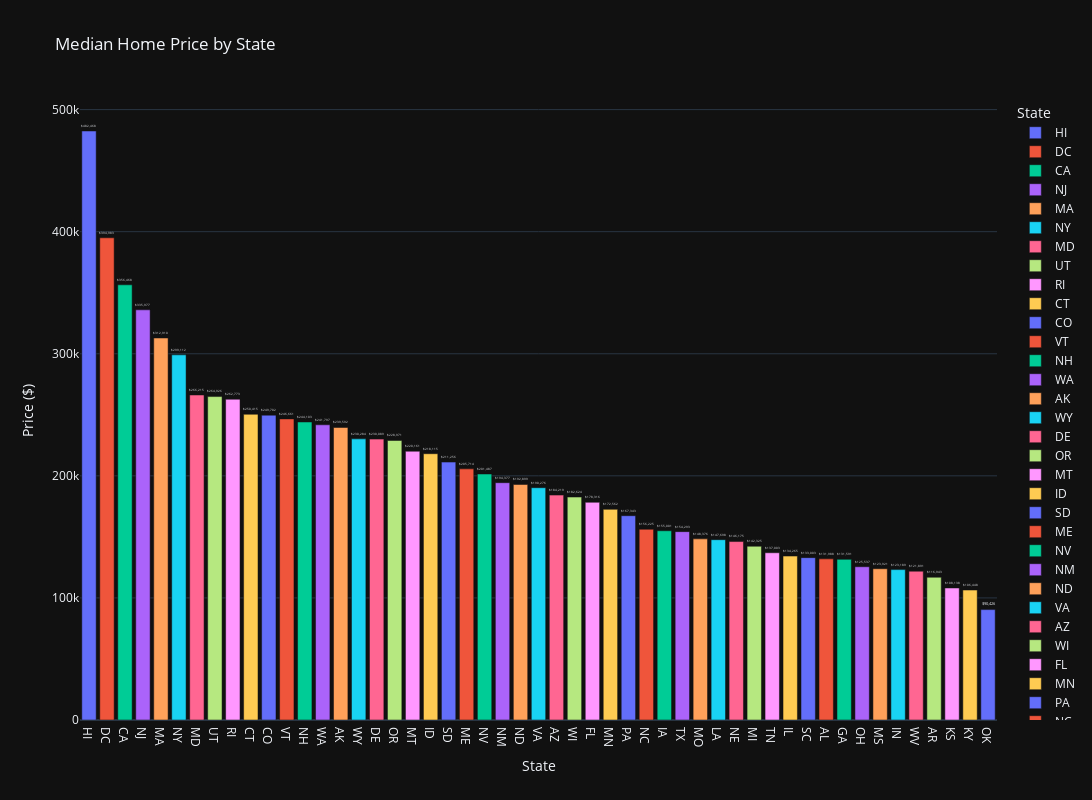

The notebook cell saved with this chart:
### Markdown cell above
### Bar Chart

### Code cell
#create bar plot
fig = px.bar(stateMedian, 
             x='StateName', 
             y='Price', 
             text='Price',  # Display price on bars
             color='StateName',  # Different colors for each state
             labels={'StateName': 'State', 'Price': 'Median Home Price'},
             title='Median Home Price by State',
             template='plotly_dark')

# Format text on bars
fig.update_traces(texttemplate='$%{text:,.0f}', textposition='outside')

# Adjust layout
fig.update_layout(
    xaxis_title='State',
    yaxis_title='Price ($)',
    width=1200,
    height=800
)

fig.show()

### Figure 1 — Plotly figure (JSON) as saved in the notebook; plotly's stock layout.template omitted (floating-point values rounded to 4 significant figures)
{"data": [{"hovertemplate": "State=%{x}<br>Median Home Price=%{text}<extra></extra>", "legendgroup": "HI", "marker": {"color": "#636efa", "pattern": {"shape": ""}}, "name": "HI", "orientation": "v", "showlegend": true, "text": [482500.0], "textposition": "outside", "texttemplate": "$%{text:,.0f}", "type": "bar", "x": ["HI"], "xaxis": "x", "y": [482500.0], "yaxis": "y"}, {"hovertemplate": "State=%{x}<br>Median Home Price=%{text}<extra></extra>", "legendgroup": "DC", "marker": {"color": "#EF553B", "pattern": {"shape": ""}}, "name": "DC", "orientation": "v", "showlegend": true, "text": [395000.0], "textposition": "outside", "texttemplate": "$%{text:,.0f}", "type": "bar", "x": ["DC"], "xaxis": "x", "y": [395000.0], "yaxis": "y"}, {"hovertemplate": "State=%{x}<br>Median Home Price=%{text}<extra></extra>", "legendgroup": "CA", "marker": {"color": "#00cc96", "pattern": {"shape": ""}}, "name": "CA", "orientation": "v", "showlegend": true, "text": [356500.0], "textposition": "outside", "texttemplate": "$%{text:,.0f}", "type": "bar", "x": ["CA"], "xaxis": "x", "y": [356500.0], "yaxis": "y"}, {"hovertemplate": "State=%{x}<br>Median Home Price=%{text}<extra></extra>", "legendgroup": "NJ", "marker": {"color": "#ab63fa", "pattern": {"shape": ""}}, "name": "NJ", "orientation": "v", "showlegend": true, "text": [336000.0], "textposition": "outside", "texttemplate": "$%{text:,.0f}", "type": "bar", "x": ["NJ"], "xaxis": "x", "y": [336000.0], "yaxis": "y"}, {"hovertemplate": "State=%{x}<br>Median Home Price=%{text}<extra></extra>", "legendgroup": "MA", "marker": {"color": "#FFA15A", "pattern": {"shape": ""}}, "name": "MA", "orientation": "v", "showlegend": true, "text": [312900.0], "textposition": "outside", "texttemplate": "$%{text:,.0f}", "type": "bar", "x": ["MA"], "xaxis": "x", "y": [312900.0], "yaxis": "y"}, {"hovertemplate": "State=%{x}<br>Median Home Price=%{text}<extra></extra>", "legendgroup": "NY", "marker": {"color": "#19d3f3", "pattern": {"shape": ""}}, "name": "NY", "orientation": "v", "showlegend": true, "text": [299100.0], "textposition": "outside", "texttemplate": "$%{text:,.0f}", "type": "bar", "x": ["NY"], "xaxis": "x", "y": [299100.0], "yaxis": "y"}, {"hovertemplate": "State=%{x}<br>Median Home Price=%{text}<extra></extra>", "legendgroup": "MD", "marker": {"color": "#FF6692", "pattern": {"shape": ""}}, "name": "MD", "orientation": "v", "showlegend": true, "text": [266200.0], "textposition": "outside", "texttemplate": "$%{text:,.0f}", "type": "bar", "x": ["MD"], "xaxis": "x", "y": [266200.0], "yaxis": "y"}, {"hovertemplate": "State=%{x}<br>Median Home Price=%{text}<extra></extra>", "legendgroup": "UT", "marker": {"color": "#B6E880", "pattern": {"shape": ""}}, "name": "UT", "orientation": "v", "showlegend": true, "text": [264900.0], "textposition": "outside", "texttemplate": "$%{text:,.0f}", "type": "bar", "x": ["UT"], "xaxis": "x", "y": [264900.0], "yaxis": "y"}, {"hovertemplate": "State=%{x}<br>Median Home Price=%{text}<extra></extra>", "legendgroup": "RI", "marker": {"color": "#FF97FF", "pattern": {"shape": ""}}, "name": "RI", "orientation": "v", "showlegend": true, "text": [262800.0], "textposition": "outside", "texttemplate": "$%{text:,.0f}", "type": "bar", "x": ["RI"], "xaxis": "x", "y": [262800.0], "yaxis": "y"}, {"hovertemplate": "State=%{x}<br>Median Home Price=%{text}<extra></extra>", "legendgroup": "CT", "marker": {"color": "#FECB52", "pattern": {"shape": ""}}, "name": "CT", "orientation": "v", "showlegend": true, "text": [250400.0], "textposition": "outside", "texttemplate": "$%{text:,.0f}", "type": "bar", "x": ["CT"], "xaxis": "x", "y": [250400.0], "yaxis": "y"}, {"hovertemplate": "State=%{x}<br>Median Home Price=%{text}<extra></extra>", "legendgroup": "CO", "marker": {"color": "#636efa", "pattern": {"shape": ""}}, "name": "CO", "orientation": "v", "showlegend": true, "text": [249700.0], "textposition": "outside", "texttemplate": "$%{text:,.0f}", "type": "bar", "x": ["CO"], "xaxis": "x", "y": [249700.0], "yaxis": "y"}, {"hovertemplate": "State=%{x}<br>Median Home Price=%{text}<extra></extra>", "legendgroup": "VT", "marker": {"color": "#EF553B", "pattern": {"shape": ""}}, "name": "VT", "orientation": "v", "showlegend": true, "text": [246700.0], "textposition": "outside", "texttemplate": "$%{text:,.0f}", "type": "bar", "x": ["VT"], "xaxis": "x", "y": [246700.0], "yaxis": "y"}, {"hovertemplate": "State=%{x}<br>Median Home Price=%{text}<extra></extra>", "legendgroup": "NH", "marker": {"color": "#00cc96", "pattern": {"shape": ""}}, "name": "NH", "orientation": "v", "showlegend": true, "text": [244100.0], "textposition": "outside", "texttemplate": "$%{text:,.0f}", "type": "bar", "x": ["NH"], "xaxis": "x", "y": [244100.0], "yaxis": "y"}, {"hovertemplate": "State=%{x}<br>Median Home Price=%{text}<extra></extra>", "legendgroup": "WA", "marker": {"color": "#ab63fa", "pattern": {"shape": ""}}, "name": "WA", "orientation": "v", "showlegend": true, "text": [241800.0], "textposition": "outside", "texttemplate": "$%{text:,.0f}", "type": "bar", "x": ["WA"], "xaxis": "x", "y": [241800.0], "yaxis": "y"}, {"hovertemplate": "State=%{x}<br>Median Home Price=%{text}<extra></extra>", "legendgroup": "AK", "marker": {"color": "#FFA15A", "pattern": {"shape": ""}}, "name": "AK", "orientation": "v", "showlegend": true, "text": [239600.0], "textposition": "outside", "texttemplate": "$%{text:,.0f}", "type": "bar", "x": ["AK"], "xaxis": "x", "y": [239600.0], "yaxis": "y"}, {"hovertemplate": "State=%{x}<br>Median Home Price=%{text}<extra></extra>", "legendgroup": "WY", "marker": {"color": "#19d3f3", "pattern": {"shape": ""}}, "name": "WY", "orientation": "v", "showlegend": true, "text": [230300.0], "textposition": "outside", "texttemplate": "$%{text:,.0f}", "type": "bar", "x": ["WY"], "xaxis": "x", "y": [230300.0], "yaxis": "y"}, {"hovertemplate": "State=%{x}<br>Median Home Price=%{text}<extra></extra>", "legendgroup": "DE", "marker": {"color": "#FF6692", "pattern": {"shape": ""}}, "name": "DE", "orientation": "v", "showlegend": true, "text": [230100.0], "textposition": "outside", "texttemplate": "$%{text:,.0f}", "type": "bar", "x": ["DE"], "xaxis": "x", "y": [230100.0], "yaxis": "y"}, {"hovertemplate": "State=%{x}<br>Median Home Price=%{text}<extra></extra>", "legendgroup": "OR", "marker": {"color": "#B6E880", "pattern": {"shape": ""}}, "name": "OR", "orientation": "v", "showlegend": true, "text": [229000.0], "textposition": "outside", "texttemplate": "$%{text:,.0f}", "type": "bar", "x": ["OR"], "xaxis": "x", "y": [229000.0], "yaxis": "y"}, {"hovertemplate": "State=%{x}<br>Median Home Price=%{text}<extra></extra>", "legendgroup": "MT", "marker": {"color": "#FF97FF", "pattern": {"shape": ""}}, "name": "MT", "orientation": "v", "showlegend": true, "text": [220200.0], "textposition": "outside", "texttemplate": "$%{text:,.0f}", "type": "bar", "x": ["MT"], "xaxis": "x", "y": [220200.0], "yaxis": "y"}, {"hovertemplate": "State=%{x}<br>Median Home Price=%{text}<extra></extra>", "legendgroup": "ID", "marker": {"color": "#FECB52", "pattern": {"shape": ""}}, "name": "ID", "orientation": "v", "showlegend": true, "text": [218100.0], "textposition": "outside", "texttemplate": "$%{text:,.0f}", "type": "bar", "x": ["ID"], "xaxis": "x", "y": [218100.0], "yaxis": "y"}, {"hovertemplate": "State=%{x}<br>Median Home Price=%{text}<extra></extra>", "legendgroup": "SD", "marker": {"color": "#636efa", "pattern": {"shape": ""}}, "name": "SD", "orientation": "v", "showlegend": true, "text": [211300.0], "textposition": "outside", "texttemplate": "$%{text:,.0f}", "type": "bar", "x": ["SD"], "xaxis": "x", "y": [211300.0], "yaxis": "y"}, {"hovertemplate": "State=%{x}<br>Median Home Price=%{text}<extra></extra>", "legendgroup": "ME", "marker": {"color": "#EF553B", "pattern": {"shape": ""}}, "name": "ME", "orientation": "v", "showlegend": true, "text": [205700.0], "textposition": "outside", "texttemplate": "$%{text:,.0f}", "type": "bar", "x": ["ME"], "xaxis": "x", "y": [205700.0], "yaxis": "y"}, {"hovertemplate": "State=%{x}<br>Median Home Price=%{text}<extra></extra>", "legendgroup": "NV", "marker": {"color": "#00cc96", "pattern": {"shape": ""}}, "name": "NV", "orientation": "v", "showlegend": true, "text": [201500.0], "textposition": "outside", "texttemplate": "$%{text:,.0f}", "type": "bar", "x": ["NV"], "xaxis": "x", "y": [201500.0], "yaxis": "y"}, {"hovertemplate": "State=%{x}<br>Median Home Price=%{text}<extra></extra>", "legendgroup": "NM", "marker": {"color": "#ab63fa", "pattern": {"shape": ""}}, "name": "NM", "orientation": "v", "showlegend": true, "text": [194400.0], "textposition": "outside", "texttemplate": "$%{text:,.0f}", "type": "bar", "x": ["NM"], "xaxis": "x", "y": [194400.0], "yaxis": "y"}, {"hovertemplate": "State=%{x}<br>Median Home Price=%{text}<extra></extra>", "legendgroup": "ND", "marker": {"color": "#FFA15A", "pattern": {"shape": ""}}, "name": "ND", "orientation": "v", "showlegend": true, "text": [192900.0], "textposition": "outside", "texttemplate": "$%{text:,.0f}", "type": "bar", "x": ["ND"], "xaxis": "x", "y": [192900.0], "yaxis": "y"}, {"hovertemplate": "State=%{x}<br>Median Home Price=%{text}<extra></extra>", "legendgroup": "VA", "marker": {"color": "#19d3f3", "pattern": {"shape": ""}}, "name": "VA", "orientation": "v", "showlegend": true, "text": [190300.0], "textposition": "outside", "texttemplate": "$%{text:,.0f}", "type": "bar", "x": ["VA"], "xaxis": "x", "y": [190300.0], "yaxis": "y"}, {"hovertemplate": "State=%{x}<br>Median Home Price=%{text}<extra></extra>", "legendgroup": "AZ", "marker": {"color": "#FF6692", "pattern": {"shape": ""}}, "name": "AZ", "orientation": "v", "showlegend": true, "text": [184200.0], "textposition": "outside", "texttemplate": "$%{text:,.0f}", "type": "bar", "x": ["AZ"], "xaxis": "x", "y": [184200.0], "yaxis": "y"}, {"hovertemplate": "State=%{x}<br>Median Home Price=%{text}<extra></extra>", "legendgroup": "WI", "marker": {"color": "#B6E880", "pattern": {"shape": ""}}, "name": "WI", "orientation": "v", "showlegend": true, "text": [182600.0], "textposition": "outside", "texttemplate": "$%{text:,.0f}", "type": "bar", "x": ["WI"], "xaxis": "x", "y": [182600.0], "yaxis": "y"}, {"hovertemplate": "State=%{x}<br>Median Home Price=%{text}<extra></extra>", "legendgroup": "FL", "marker": {"color": "#FF97FF", "pattern": {"shape": ""}}, "name": "FL", "orientation": "v", "showlegend": true, "text": [178300.0], "textposition": "outside", "texttemplate": "$%{text:,.0f}", "type": "bar", "x": ["FL"], "xaxis": "x", "y": [178300.0], "yaxis": "y"}, {"hovertemplate": "State=%{x}<br>Median Home Price=%{text}<extra></extra>", "legendgroup": "MN", "marker": {"color": "#FECB52", "pattern": {"shape": ""}}, "name": "MN", "orientation": "v", "showlegend": true, "text": [172600.0], "textposition": "outside", "texttemplate": "$%{text:,.0f}", "type": "bar", "x": ["MN"], "xaxis": "x", "y": [172600.0], "yaxis": "y"}, {"hovertemplate": "State=%{x}<br>Median Home Price=%{text}<extra></extra>", "legendgroup": "PA", "marker": {"color": "#636efa", "pattern": {"shape": ""}}, "name": "PA", "orientation": "v", "showlegend": true, "text": [167300.0], "textposition": "outside", "texttemplate": "$%{text:,.0f}", "type": "bar", "x": ["PA"], "xaxis": "x", "y": [167300.0], "yaxis": "y"}, {"hovertemplate": "State=%{x}<br>Median Home Price=%{text}<extra></extra>", "legendgroup": "NC", "marker": {"color": "#EF553B", "pattern": {"shape": ""}}, "name": "NC", "orientation": "v", "showlegend": true, "text": [156200.0], "textposition": "outside", "texttemplate": "$%{text:,.0f}", "type": "bar", "x": ["NC"], "xaxis": "x", "y": [156200.0], "yaxis": "y"}, {"hovertemplate": "State=%{x}<br>Median Home Price=%{text}<extra></extra>", "legendgroup": "IA", "marker": {"color": "#00cc96", "pattern": {"shape": ""}}, "name": "IA", "orientation": "v", "showlegend": true, "text": [155000.0], "textposition": "outside", "texttemplate": "$%{text:,.0f}", "type": "bar", "x": ["IA"], "xaxis": "x", "y": [155000.0], "yaxis": "y"}, {"hovertemplate": "State=%{x}<br>Median Home Price=%{text}<extra></extra>", "legendgroup": "TX", "marker": {"color": "#ab63fa", "pattern": {"shape": ""}}, "name": "TX", "orientation": "v", "showlegend": true, "text": [154300.0], "textposition": "outside", "texttemplate": "$%{text:,.0f}", "type": "bar", "x": ["TX"], "xaxis": "x", "y": [154300.0], "yaxis": "y"}, {"hovertemplate": "State=%{x}<br>Median Home Price=%{text}<extra></extra>", "legendgroup": "MO", "marker": {"color": "#FFA15A", "pattern": {"shape": ""}}, "name": "MO", "orientation": "v", "showlegend": true, "text": [148400.0], "textposition": "outside", "texttemplate": "$%{text:,.0f}", "type": "bar", "x": ["MO"], "xaxis": "x", "y": [148400.0], "yaxis": "y"}, {"hovertemplate": "State=%{x}<br>Median Home Price=%{text}<extra></extra>", "legendgroup": "LA", "marker": {"color": "#19d3f3", "pattern": {"shape": ""}}, "name": "LA", "orientation": "v", "showlegend": true, "text": [147700.0], "textposition": "outside", "texttemplate": "$%{text:,.0f}", "type": "bar", "x": ["LA"], "xaxis": "x", "y": [147700.0], "yaxis": "y"}, {"hovertemplate": "State=%{x}<br>Median Home Price=%{text}<extra></extra>", "legendgroup": "NE", "marker": {"color": "#FF6692", "pattern": {"shape": ""}}, "name": "NE", "orientation": "v", "showlegend": true, "text": [146200.0], "textposition": "outside", "texttemplate": "$%{text:,.0f}", "type": "bar", "x": ["NE"], "xaxis": "x", "y": [146200.0], "yaxis": "y"}, {"hovertemplate": "State=%{x}<br>Median Home Price=%{text}<extra></extra>", "legendgroup": "MI", "marker": {"color": "#B6E880", "pattern": {"shape": ""}}, "name": "MI", "orientation": "v", "showlegend": true, "text": [142300.0], "textposition": "outside", "texttemplate": "$%{text:,.0f}", "type": "bar", "x": ["MI"], "xaxis": "x", "y": [142300.0], "yaxis": "y"}, {"hovertemplate": "State=%{x}<br>Median Home Price=%{text}<extra></extra>", "legendgroup": "TN", "marker": {"color": "#FF97FF", "pattern": {"shape": ""}}, "name": "TN", "orientation": "v", "showlegend": true, "text": [137000.0], "textposition": "outside", "texttemplate": "$%{text:,.0f}", "type": "bar", "x": ["TN"], "xaxis": "x", "y": [137000.0], "yaxis": "y"}, {"hovertemplate": "State=%{x}<br>Median Home Price=%{text}<extra></extra>", "legendgroup": "IL", "marker": {"color": "#FECB52", "pattern": {"shape": ""}}, "name": "IL", "orientation": "v", "showlegend": true, "text": [134300.0], "textposition": "outside", "texttemplate": "$%{text:,.0f}", "type": "bar", "x": ["IL"], "xaxis": "x", "y": [134300.0], "yaxis": "y"}, {"hovertemplate": "State=%{x}<br>Median Home Price=%{text}<extra></extra>", "legendgroup": "SC", "marker": {"color": "#636efa", "pattern": {"shape": ""}}, "name": "SC", "orientation": "v", "showlegend": true, "text": [133000.0], "textposition": "outside", "texttemplate": "$%{text:,.0f}", "type": "bar", "x": ["SC"], "xaxis": "x", "y": [133000.0], "yaxis": "y"}, {"hovertemplate": "State=%{x}<br>Median Home Price=%{text}<extra></extra>", "legendgroup": "AL", "marker": {"color": "#EF553B", "pattern": {"shape": ""}}, "name": "AL", "orientation": "v", "showlegend": true, "text": [132000.0], "textposition": "outside", "texttemplate": "$%{text:,.0f}", "type": "bar", "x": ["AL"], "xaxis": "x", "y": [132000.0], "yaxis": "y"}, {"hovertemplate": "State=%{x}<br>Median Home Price=%{text}<extra></extra>", "legendgroup": "GA", "marker": {"color": "#00cc96", "pattern": {"shape": ""}}, "name": "GA", "orientation": "v", "showlegend": true, "text": [131600.0], "textposition": "outside", "texttemplate": "$%{text:,.0f}", "type": "bar", "x": ["GA"], "xaxis": "x", "y": [131600.0], "yaxis": "y"}, {"hovertemplate": "State=%{x}<br>Median Home Price=%{text}<extra></extra>", "legendgroup": "OH", "marker": {"color": "#ab63fa", "pattern": {"shape": ""}}, "name": "OH", "orientation": "v", "showlegend": true, "text": [125500.0], "textposition": "outside", "texttemplate": "$%{text:,.0f}", "type": "bar", "x": ["OH"], "xaxis": "x", "y": [125500.0], "yaxis": "y"}, {"hovertemplate": "State=%{x}<br>Median Home Price=%{text}<extra></extra>", "legendgroup": "MS", "marker": {"color": "#FFA15A", "pattern": {"shape": ""}}, "name": "MS", "orientation": "v", "showlegend": true, "text": [123900.0], "textposition": "outside", "texttemplate": "$%{text:,.0f}", "type": "bar", "x": ["MS"], "xaxis": "x", "y": [123900.0], "yaxis": "y"}, {"hovertemplate": "State=%{x}<br>Median Home Price=%{text}<extra></extra>", "legendgroup": "IN", "marker": {"color": "#19d3f3", "pattern": {"shape": ""}}, "name": "IN", "orientation": "v", "showlegend": true, "text": [123200.0], "textposition": "outside", "texttemplate": "$%{text:,.0f}", "type": "bar", "x": ["IN"], "xaxis": "x", "y": [123200.0], "yaxis": "y"}, {"hovertemplate": "State=%{x}<br>Median Home Price=%{text}<extra></extra>", "legendgroup": "WV", "marker": {"color": "#FF6692", "pattern": {"shape": ""}}, "name": "WV", "orientation": "v", "showlegend": true, "text": [121900.0], "textposition": "outside", "texttemplate": "$%{text:,.0f}", "type": "bar", "x": ["WV"], "xaxis": "x", "y": [121900.0], "yaxis": "y"}, {"hovertemplate": "State=%{x}<br>Median Home Price=%{text}<extra></extra>", "legendgroup": "AR", "marker": {"color": "#B6E880", "pattern": {"shape": ""}}, "name": "AR", "orientation": "v", "showlegend": true, "text": [116900.0], "textposition": "outside", "texttemplate": "$%{text:,.0f}", "type": "bar", "x": ["AR"], "xaxis": "x", "y": [116900.0], "yaxis": "y"}, {"hovertemplate": "State=%{x}<br>Median Home Price=%{text}<extra></extra>", "legendgroup": "KS", "marker": {"color": "#FF97FF", "pattern": {"shape": ""}}, "name": "KS", "orientation": "v", "showlegend": true, "text": [108100.0], "textposition": "outside", "texttemplate": "$%{text:,.0f}", "type": "bar", "x": ["KS"], "xaxis": "x", "y": [108100.0], "yaxis": "y"}, {"hovertemplate": "State=%{x}<br>Median Home Price=%{text}<extra></extra>", "legendgroup": "KY", "marker": {"color": "#FECB52", "pattern": {"shape": ""}}, "name": "KY", "orientation": "v", "showlegend": true, "text": [106400.0], "textposition": "outside", "texttemplate": "$%{text:,.0f}", "type": "bar", "x": ["KY"], "xaxis": "x", "y": [106400.0], "yaxis": "y"}, {"hovertemplate": "State=%{x}<br>Median Home Price=%{text}<extra></extra>", "legendgroup": "OK", "marker": {"color": "#636efa", "pattern": {"shape": ""}}, "name": "OK", "orientation": "v", "showlegend": true, "text": [90430.0], "textposition": "outside", "texttemplate": "$%{text:,.0f}", "type": "bar", "x": ["OK"], "xaxis": "x", "y": [90430.0], "yaxis": "y"}], "layout": {"barmode": "relative", "height": 800, "legend": {"title": {"text": "State"}, "tracegroupgap": 0}, "title": {"text": "Median Home Price by State"}, "width": 1200, "xaxis": {"anchor": "y", "categoryarray": ["HI", "DC", "CA", "NJ", "MA", "NY", "MD", "UT", "RI", "CT", "CO", "VT", "NH", "WA", "AK", "WY", "DE", "OR", "MT", "ID", "SD", "ME", "NV", "NM", "ND", "VA", "AZ", "WI", "FL", "MN", "PA", "NC", "IA", "TX", "MO", "LA", "NE", "MI", "TN", "IL", "SC", "AL", "GA", "OH", "MS", "IN", "WV", "AR", "KS", "KY", "OK"], "categoryorder": "array", "domain": [0, 1], "title": {"text": "State"}}, "yaxis": {"anchor": "x", "domain": [0, 1], "title": {"text": "Price ($)"}}}}
